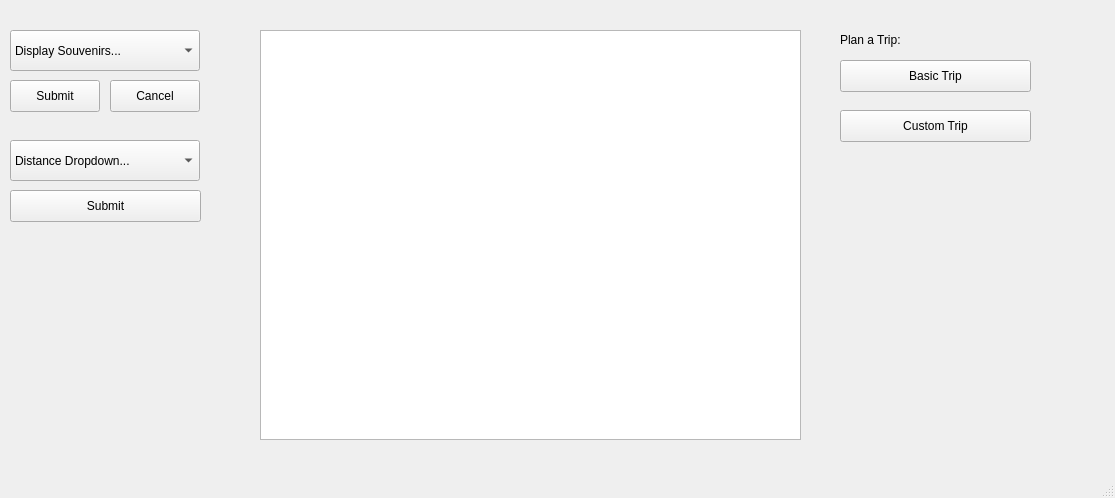
<?xml version="1.0" encoding="UTF-8"?>
<ui version="4.0">
 <class>MainWindow</class>
 <widget class="QMainWindow" name="MainWindow">
  <property name="geometry">
   <rect>
    <x>0</x>
    <y>0</y>
    <width>1115</width>
    <height>498</height>
   </rect>
  </property>
  <property name="windowTitle">
   <string>MainWindow</string>
  </property>
  <widget class="QWidget" name="centralwidget">
   <widget class="QComboBox" name="dropdownSouvenirPreview">
    <property name="geometry">
     <rect>
      <x>10</x>
      <y>30</y>
      <width>190</width>
      <height>41</height>
     </rect>
    </property>
    <property name="editable">
     <bool>false</bool>
    </property>
    <item>
     <property name="text">
      <string>Display Souvenirs...</string>
     </property>
    </item>
    <item>
     <property name="text">
      <string>Arizona State University</string>
     </property>
    </item>
    <item>
     <property name="text">
      <string>Northwestern</string>
     </property>
    </item>
    <item>
     <property name="text">
      <string>Ohio State University</string>
     </property>
    </item>
    <item>
     <property name="text">
      <string>Saddleback College</string>
     </property>
    </item>
    <item>
     <property name="text">
      <string>University of Michigan</string>
     </property>
    </item>
    <item>
     <property name="text">
      <string>University of California, Irvine (UCI)</string>
     </property>
    </item>
    <item>
     <property name="text">
      <string>University of California, Los Angeles (UCLA)</string>
     </property>
    </item>
    <item>
     <property name="text">
      <string>University of Oregon</string>
     </property>
    </item>
    <item>
     <property name="text">
      <string>University of the Pacific</string>
     </property>
    </item>
    <item>
     <property name="text">
      <string>University of Wisconsin</string>
     </property>
    </item>
   </widget>
   <widget class="QPushButton" name="submitButtonSouvenirPreview">
    <property name="geometry">
     <rect>
      <x>10</x>
      <y>80</y>
      <width>90</width>
      <height>32</height>
     </rect>
    </property>
    <property name="text">
     <string>Submit</string>
    </property>
   </widget>
   <widget class="QPushButton" name="cancelButtonSouvenirPreview">
    <property name="geometry">
     <rect>
      <x>110</x>
      <y>80</y>
      <width>90</width>
      <height>32</height>
     </rect>
    </property>
    <property name="text">
     <string>Cancel</string>
    </property>
   </widget>
   <widget class="QListView" name="distanceListView">
    <property name="geometry">
     <rect>
      <x>260</x>
      <y>30</y>
      <width>541</width>
      <height>410</height>
     </rect>
    </property>
   </widget>
   <widget class="QPushButton" name="submitButtonSouvenirPreview_2">
    <property name="geometry">
     <rect>
      <x>10</x>
      <y>190</y>
      <width>191</width>
      <height>32</height>
     </rect>
    </property>
    <property name="text">
     <string>Submit</string>
    </property>
   </widget>
   <widget class="QComboBox" name="dropdownSouvenirPreview_2">
    <property name="geometry">
     <rect>
      <x>10</x>
      <y>140</y>
      <width>190</width>
      <height>41</height>
     </rect>
    </property>
    <property name="editable">
     <bool>false</bool>
    </property>
    <item>
     <property name="text">
      <string>Distance Dropdown...</string>
     </property>
    </item>
    <item>
     <property name="text">
      <string>Arizona State University</string>
     </property>
    </item>
    <item>
     <property name="text">
      <string>Northwestern</string>
     </property>
    </item>
    <item>
     <property name="text">
      <string>Ohio State University</string>
     </property>
    </item>
    <item>
     <property name="text">
      <string>Saddleback College</string>
     </property>
    </item>
    <item>
     <property name="text">
      <string>University of Michigan</string>
     </property>
    </item>
    <item>
     <property name="text">
      <string>University of California, Irvine (UCI)</string>
     </property>
    </item>
    <item>
     <property name="text">
      <string>University of California, Los Angeles (UCLA)</string>
     </property>
    </item>
    <item>
     <property name="text">
      <string>University of Oregon</string>
     </property>
    </item>
    <item>
     <property name="text">
      <string>University of the Pacific</string>
     </property>
    </item>
    <item>
     <property name="text">
      <string>University of Wisconsin</string>
     </property>
    </item>
   </widget>
   <widget class="QLabel" name="label">
    <property name="geometry">
     <rect>
      <x>840</x>
      <y>30</y>
      <width>91</width>
      <height>20</height>
     </rect>
    </property>
    <property name="text">
     <string>Plan a Trip:</string>
    </property>
   </widget>
   <widget class="QPushButton" name="submitButtonSouvenirPreview_3">
    <property name="geometry">
     <rect>
      <x>840</x>
      <y>60</y>
      <width>191</width>
      <height>32</height>
     </rect>
    </property>
    <property name="text">
     <string>Basic Trip</string>
    </property>
   </widget>
   <widget class="QPushButton" name="submitButtonSouvenirPreview_4">
    <property name="geometry">
     <rect>
      <x>840</x>
      <y>110</y>
      <width>191</width>
      <height>32</height>
     </rect>
    </property>
    <property name="text">
     <string>Custom Trip</string>
    </property>
   </widget>
  </widget>
  <widget class="QMenuBar" name="menubar">
   <property name="geometry">
    <rect>
     <x>0</x>
     <y>0</y>
     <width>1115</width>
     <height>25</height>
    </rect>
   </property>
  </widget>
  <widget class="QStatusBar" name="statusbar"/>
 </widget>
 <resources/>
 <connections>
  <connection>
   <sender>submitButtonSouvenirPreview</sender>
   <signal>clicked()</signal>
   <receiver>MainWindow</receiver>
   <slot>previewSouvenirButtonClick()</slot>
   <hints>
    <hint type="sourcelabel">
     <x>40</x>
     <y>132</y>
    </hint>
    <hint type="destinationlabel">
     <x>48</x>
     <y>147</y>
    </hint>
   </hints>
  </connection>
  <connection>
   <sender>cancelButtonSouvenirPreview</sender>
   <signal>clicked()</signal>
   <receiver>MainWindow</receiver>
   <slot>cancelButtonClick()</slot>
   <hints>
    <hint type="sourcelabel">
     <x>172</x>
     <y>121</y>
    </hint>
    <hint type="destinationlabel">
     <x>241</x>
     <y>113</y>
    </hint>
   </hints>
  </connection>
 </connections>
 <slots>
  <slot>previewSouvenirButtonClick()</slot>
  <slot>cancelButtonClick()</slot>
 </slots>
</ui>
